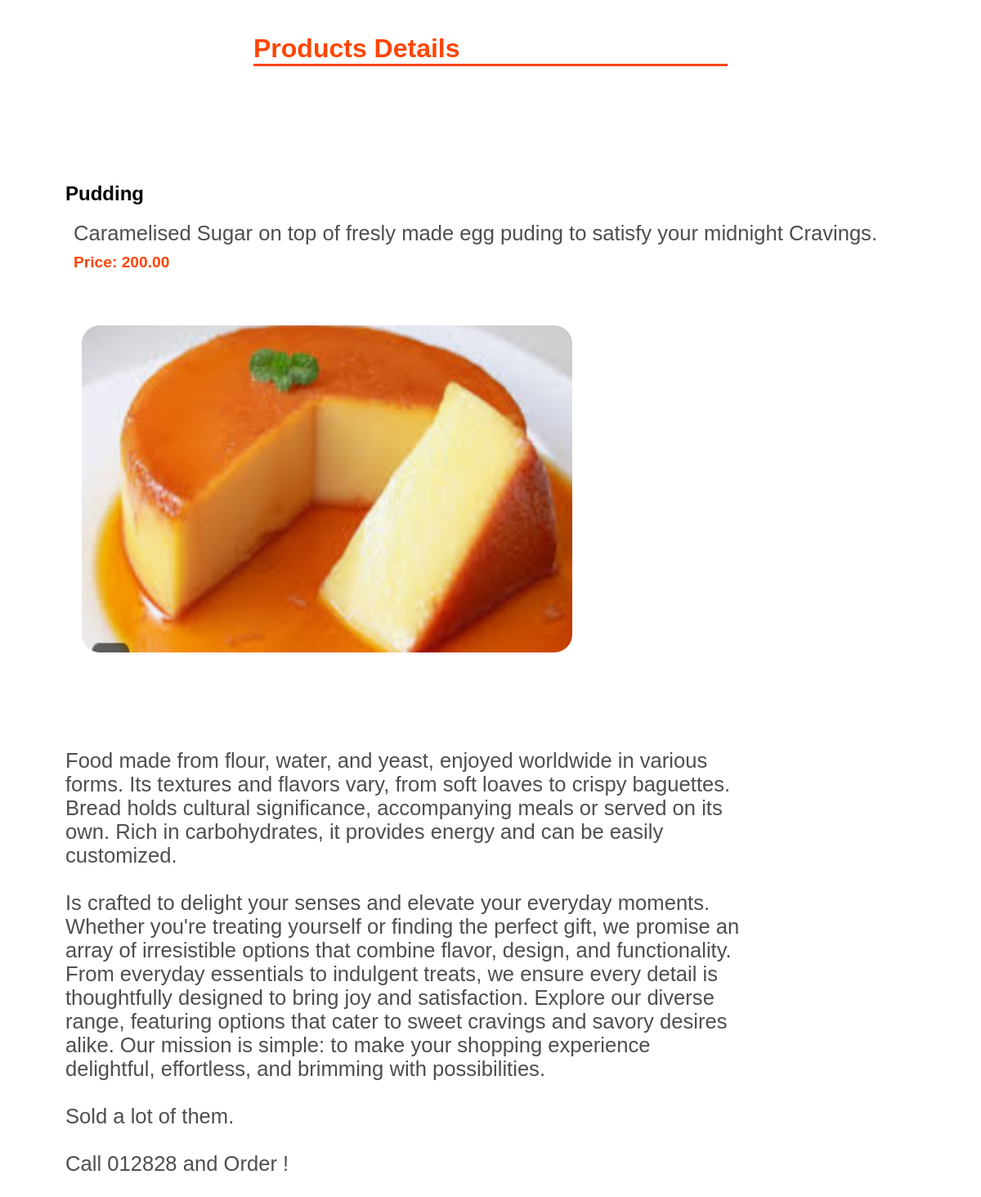
The app's page /Products/product/5 with its own data.
### Products/models.py (models this page shows, shortened)
class Product(models.Model):
  name = models.CharField(max_length=100)
  description = models.TextField()
  image = models.ImageField(upload_to='products', null=True, blank=True)
  price = models.DecimalField(max_digits=10, decimal_places=2)
  base_price = models.DecimalField(max_digits=10, decimal_places=2)
  Category = models.ForeignKey(Category, on_delete=models.CASCADE)
  in_stock = models.BooleanField(default=True)
  class Meta:
    verbose_name = 'Product'
    verbose_name_plural = 'Products'

### Products/views.py (the view)
# urls.py: path('product/<int:id>', product_detail, name='product_detail')
def product_detail(request, id):
  try:
    product = Product.objects.get(id=id)
  except Product.DoesNotExist:
    product = None
  context = {
    "product" : product
    }
  return render(request, 'product_details.html', context)

### Products/templates/product_details.html (shortened to what this page needs)
{% load static %}
<!DOCTYPE html>
<html lang="en">
<head>
  <link rel="stylesheet" href="{% static 'product.css' %}">
</head>
<body>
  <H1>Products Details</H1>
  <div class="products">
    <div class="product">
      <h2>{{product.name}}</h2>
      <p id="description">{{product.description}}</p>
      <p id="price">Price: {{product.price}}</p> <br><br>
      <img id="image" src="{{product.image.url}}" >
  <br><br> <br> <br>
      <div class="des">
        Food made from flour, water, and yeast, enjoyed worldwide in various forms. Its textures and flavors vary, from soft loaves to crispy baguettes. Bread holds cultural significance,
        accompanying meals or served on its own. Rich in carbohydrates, it provides energy and can be easily customized. <br> <br>
        Is crafted to delight your senses and elevate your everyday moments. Whether you're treating yourself or finding the perfect gift, we promise an array of irresistible options that combine flavor,
        design, and functionality. From everyday essentials to indulgent treats, we ensure every detail is thoughtfully designed to bring joy and satisfaction.
         Explore our diverse range, featuring options that cater to sweet cravings and savory desires alike.
         Our mission is simple: to make your shopping experience delightful, effortless, and brimming with possibilities.
         <br> <br> Sold a lot of them. <br> <br>Call 012828 and Order !
      </div>
    </div>
  </div>
</body>

### Products/static/product.css (style rules this page uses)
body { font-family: Arial, Helvetica, sans-serif; margin-left: 20%; margin: 20px; display: flex; align-items: center; flex-direction: column; justify-content: space-evenly; }
h1 { color: orangered; border-bottom: 3px solid orangered; width: 50%; }
.products { margin: 100px 60px; }
.product { margin-bottom: 100px; }
.des { display: flex; align-items: center; justify-content: center; font-size: 1.6em; margin-top: 40px; color: #4e4e4e; width: 80%; }
#description { font-size: 1.6em; margin: 10px; color: #4e4e4e; }
#price { font-size: 1.2em; margin: 10px; color: orangered; font-weight: bold; }
#image { margin: 20px; width: 600px; height: 400px; border-radius: 22px; }

### records on screen
Product: name "Pudding", description "Caramelised Sugar on top of fresly made egg puding to satisfy your midnight Cravings.", price "200.00", image (picture)
